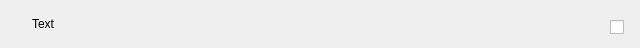
<?xml version="1.0" encoding="UTF-8"?>
<ui version="4.0">
 <class>widget_checkbox</class>
 <widget class="QWidget" name="widget_checkbox">
  <property name="geometry">
   <rect>
    <x>0</x>
    <y>0</y>
    <width>640</width>
    <height>48</height>
   </rect>
  </property>
  <property name="maximumSize">
   <size>
    <width>640</width>
    <height>48</height>
   </size>
  </property>
  <property name="windowTitle">
   <string>Form</string>
  </property>
  <widget class="QLabel" name="lblCheckbox">
   <property name="geometry">
    <rect>
     <x>32</x>
     <y>16</y>
     <width>351</width>
     <height>16</height>
    </rect>
   </property>
   <property name="text">
    <string>Text</string>
   </property>
  </widget>
  <widget class="QCheckBox" name="cbxCheck">
   <property name="geometry">
    <rect>
     <x>610</x>
     <y>16</y>
     <width>21</width>
     <height>22</height>
    </rect>
   </property>
   <property name="text">
    <string/>
   </property>
   <property name="checked">
    <bool>false</bool>
   </property>
  </widget>
 </widget>
 <resources/>
 <connections/>
</ui>
